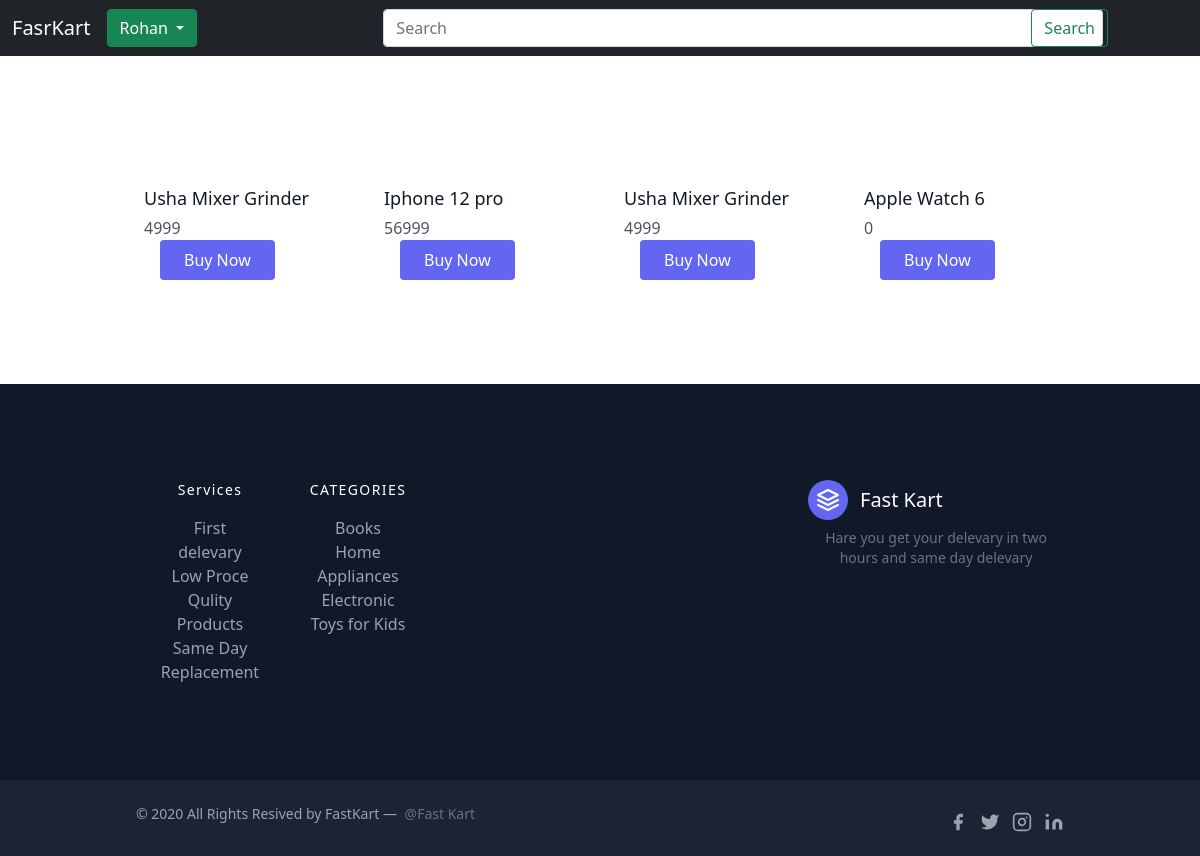
The app's page /cart/ (signed in) with its own data.
### core/models.py (models this page shows, shortened)
class Cart(models.Model):
    originalId = models.IntegerField(null=False)
    product_name = models.CharField(max_length=30)
    price = models.IntegerField(default='0')
    belongsTo = models.ForeignKey(User, on_delete=models.CASCADE)

### core/views.py (the view)
# urls.py: path('cart/', views.cart, name="cart"),
def cart(request):
    if request.user.is_authenticated:
        cartProd = Cart.objects.filter(belongsTo = request.user)
        params = {"prod": cartProd}
        return render(request, "core/cart.html", params)
    else:
        return render(request, "core/cart.html")

### templates/core/cart.html (shortened to what this page needs)
{% extends 'core/base.html' %}
{% load static %}
{% block css %}
<link rel="stylesheet" href="{% static 'css/search.css' %}"> {% endblock css %}
{% block body %}
<section class="text-gray-600 body-font">
   <div class="container px-5 py-24 mx-auto">
      <div class="flex flex-wrap -m-4">
         {% for prod in prod %}
         <div class="lg:w-1/4 md:w-1/2 p-4 w-full">
            <div class="mt-4">
               <h2 class="text-gray-900 title-font text-lg font-medium">{{prod.product_name}}</h2>
               <p class="mt-1">{{prod.price}}</p>
            </div>
            <a href="/belling/{{prod.originalId}}">
               <button
               class="flex ml-auto text-white bg-indigo-500 border-0 py-2 px-6 focus:outline-none hover:bg-indigo-600 rounded mx-3">Buy
               Now</button>
           </a>
         </div>
         {% endfor %}
      </div>
   </div>
</section>
{% endblock body %}

### templates/core/base.html (shortened to what this page needs)
{% load static %}
<!doctype html>
<html lang="en">
<head>
  <link href="https://cdn.jsdelivr.net/npm/bootstrap@5.0.2/dist/css/bootstrap.min.css" rel="stylesheet"
>
  <link href="https://unpkg.com/tailwindcss@^2/dist/tailwind.min.css" rel="stylesheet">
  <link rel="stylesheet" href="{% static 'css/home.css' %}">
  {% block css %}{% endblock css %}
</head>
<body>
  <nav class="navbar navbar-expand-lg navbar-dark bg-dark">
    <div class="container-fluid">
      <a class="navbar-brand" href="/">FasrKart</a>
      <div class="collapse navbar-collapse" id="navbarSupportedContent">
        <ul class="navbar-nav me-auto mb-2 mb-lg-0">
          {% if user.is_authenticated %}
          <li>
            <div class="dropdown">
              <button class="btn btn-success dropdown-toggle" type="button" id="dropdownMenu2"
                data-bs-toggle="dropdown" aria-expanded="false">
                {{user|title}}
              </button>
            </div>
          </li>
          {% endif %}
        </ul>
        <form class="d-flex" action="/search" method="GET">
          <input class="form-control me-2" type="search" name="quary" placeholder="Search" aria-label="Search"
            id="input">
          <button class="btn btn-outline-success" type="submit" id="serchbtn">Search</button>
        </form>
      </div>
    </div>
  </nav>
  {% block body %} {% endblock body %}
  <footer class="text-gray-400 bg-gray-900 body-font">
    <div
      class="container px-5 py-24 mx-auto flex md:items-center lg:items-start md:flex-row md:flex-nowrap flex-wrap flex-col">
      <div class="w-64 flex-shrink-0 md:mx-0 mx-auto text-center md:text-left md:mt-0 mt-10">
        <a class="flex title-font font-medium items-center md:justify-start justify-center text-white">
          <svg xmlns="http://www.w3.org/2000/svg" fill="none" stroke="currentColor" stroke-linecap="round"
            stroke-linejoin="round" stroke-width="2" class="w-10 h-10 text-white p-2 bg-indigo-500 rounded-full"
            viewBox="0 0 24 24">
            <path d="M12 2L2 7l10 5 10-5-10-5zM2 17l10 5 10-5M2 12l10 5 10-5"></path>
          </svg>
          <span class="ml-3 text-xl">Fast Kart</span>
        </a>
        <p class="mt-2 text-sm text-gray-500">Hare you get your delevary in two hours and same day delevary</p>
      </div>
      <div class="flex-grow flex flex-wrap md:pr-20 -mb-10 md:text-left text-center order-first">
        <div class="lg:w-1/4 md:w-1/2 w-full px-4">
          <h2 class="title-font font-medium text-white tracking-widest text-sm mb-3">Services</h2>
          <nav class="list-none mb-10">
            <li>
              <a class="text-gray-400 hover:text-white">First delevary</a>
            </li>
            <li>
              <a class="text-gray-400 hover:text-white">Low Proce</a>
            </li>
            <li>
              <a class="text-gray-400 hover:text-white">Qulity Products</a>
            </li>
            <li>
              <a class="text-gray-400 hover:text-white">Same Day Replacement</a>
            </li>
          </nav>
        </div>
        <div class="lg:w-1/4 md:w-1/2 w-full px-4">
          <h2 class="title-font font-medium text-white tracking-widest text-sm mb-3">CATEGORIES</h2>
          <nav class="list-none mb-10">
            <li>
              <a class="text-gray-400 hover:text-white">Books</a>
            </li>
            <li>
              <a class="text-gray-400 hover:text-white">Home Appliances</a>
            </li>
            <li>
              <a class="text-gray-400 hover:text-white">Electronic</a>
            </li>
            <li>
              <a class="text-gray-400 hover:text-white">Toys for Kids</a>
            </li>
          </nav>
        </div>
      </div>
    </div>
    <div class="bg-gray-800 bg-opacity-75">
      <div class="container mx-auto py-4 px-5 flex flex-wrap flex-col sm:flex-row">
        <p class="text-gray-400 text-sm text-center sm:text-left">© 2020 All Rights Resived by FastKart —
          <a href="https://twitter.com/knyttneve" class="text-gray-500 ml-1" rel="noopener noreferrer"
            target="_blank">@Fast Kart</a>
        </p>
        <span class="inline-flex sm:ml-auto sm:mt-0 mt-2 justify-center sm:justify-start">
          <a class="text-gray-400">
            <svg fill="currentColor" stroke-linecap="round" stroke-linejoin="round" stroke-width="2" class="w-5 h-5"
              viewBox="0 0 24 24">
              <path d="M18 2h-3a5 5 0 00-5 5v3H7v4h3v8h4v-8h3l1-4h-4V7a1 1 0 011-1h3z"></path>
            </svg>
          </a>
          <a class="ml-3 text-gray-400">
            <svg fill="currentColor" stroke-linecap="round" stroke-linejoin="round" stroke-width="2" class="w-5 h-5"
              viewBox="0 0 24 24">
              <path
                d="M23 3a10.9 10.9 0 01-3.14 1.53 4.48 4.48 0 00-7.86 3v1A10.66 10.66 0 013 4s-4 9 5 13a11.64 11.64 0 01-7 2c9 5 20 0 20-11.5a4.5 4.5 0 00-.08-.83A7.72 7.72 0 0023 3z">
              </path>
            </svg>
          </a>
          <a class="ml-3 text-gray-400">
            <svg fill="none" stroke="currentColor" stroke-linecap="round" stroke-linejoin="round" stroke-width="2"
              class="w-5 h-5" viewBox="0 0 24 24">
              <rect width="20" height="20" x="2" y="2" rx="5" ry="5"></rect>
              <path d="M16 11.37A4 4 0 1112.63 8 4 4 0 0116 11.37zm1.5-4.87h.01"></path>
            </svg>
          </a>
          <a class="ml-3 text-gray-400">
            <svg fill="currentColor" stroke="currentColor" stroke-linecap="round" stroke-linejoin="round"
              stroke-width="0" class="w-5 h-5" viewBox="0 0 24 24">
              <path stroke="none"
                d="M16 8a6 6 0 016 6v7h-4v-7a2 2 0 00-2-2 2 2 0 00-2 2v7h-4v-7a6 6 0 016-6zM2 9h4v12H2z"></path>
              <circle cx="4" cy="4" r="2" stroke="none"></circle>
            </svg>
          </a>
        </span>
      </div>
    </div>
  </footer>
</body>
</html>

### static/css/home.css (style rules this page uses)
* { margin: 0; padding: 0; box-sizing: border-box; }
nav #input { width: 45rem; }
nav #serchbtn { position: relative; right: 5rem; }

### static/css/search.css (style rules this page uses)
* { margin: 0; padding: 0; box-sizing: border-box; }

### records on screen
Cart: product_name "Usha Mixer Grinder", price "4999"
Cart: product_name "Iphone 12 pro", price "56999"
Cart: product_name "Usha Mixer Grinder", price "4999"
Cart: product_name "Apple Watch 6", price "0"

### other values on screen
{{ user|title }} "Rohan"
